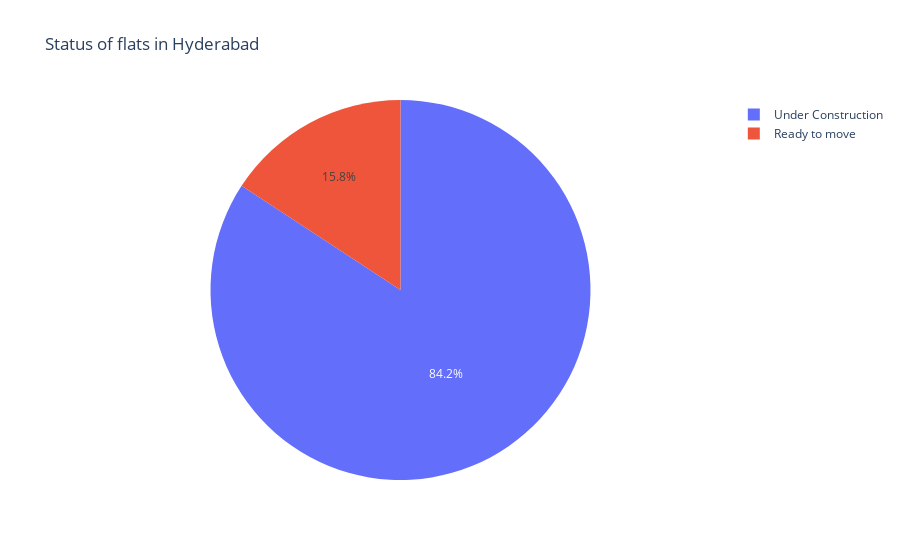

The code cell stored with this chart in its notebook:
### Code cell
#this graph indicates percentage of status of the flats
#for eg: ready to move and under construction
#there are many flats which are under construction

fig = px.pie(df,names='status_of_flat', title='Status of flats in Hyderabad')
fig.show()

### Figure 1 — Plotly figure (JSON) as saved in the notebook; plotly's stock layout.template omitted (floating-point values rounded to 4 significant figures; data arrays with more than 128 entries replaced by an {"elided": "..."} marker saying what was removed)
{"data": [{"domain": {"x": [0, 1], "y": [0, 1]}, "hovertemplate": "status_of_flat=%{label}<extra></extra>", "labels": {"elided": "482 str values"}, "legendgroup": "", "name": "", "showlegend": true, "type": "pie"}], "layout": {"legend": {"tracegroupgap": 0}, "title": {"text": "Status of flats in Hyderabad"}}}
